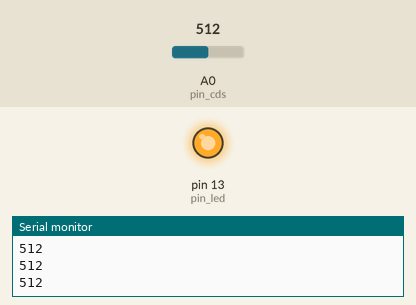
A sketch run on a simulated Arduino Uno, built with avr-gcc and run on an emulated ATmega328P. On the bench: output pins drawn as LEDs (lit = HIGH), the last lines printed to the serial monitor. The inputs (shaded band) are chosen by the test bench; at power-on: A0 (pin_cds) = 512.

Above: at 1.2 s.
1.3 s: A0 (pin_cds) set to 211
2.8 s: A0 (pin_cds) set to 189
At 4.0 s:
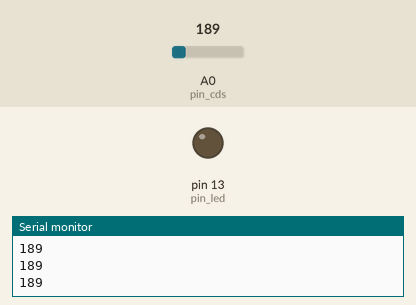
4.3 s: A0 (pin_cds) set to 210
At 5.0 s:
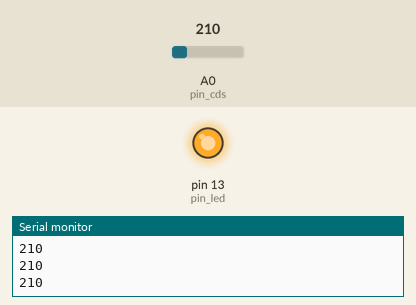
5.8 s: A0 (pin_cds) set to 190
At 6.3 s:
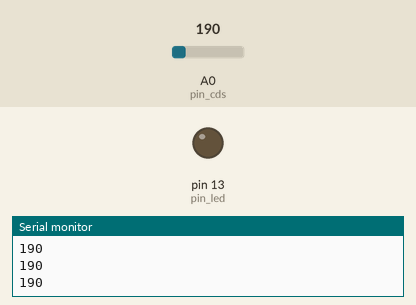
Timing chart, 0 to 8.3 s (numbered marks = the images above; inputs shaded):
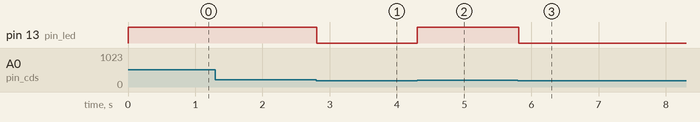

Measured:
- the behaviour switches between 200 and 199 on A0 (pin_cds) (found by bisection; images 0 and 1)
- after the input at 2.8 s, pin 13 (pin_led): HIGH → LOW at once
- after the input at 4.3 s, pin 13 (pin_led): LOW → HIGH at once
- after the input at 5.8 s, pin 13 (pin_led): HIGH → LOW at once

The sketch:

CdS__________+____LED.ino
```cpp
int pin_cds = A0;
int pin_led = 13;
int val = 0;

void setup() {
    Serial.begin(9600);
    pinMode(pin_led, OUTPUT);
    pinMode(pin_cds, INPUT);
}

void loop() {
    val = analogRead(pin_cds);
    Serial.println(val);

    if (val >= 200) {
        digitalWrite(pin_led, HIGH);
    } else {
        digitalWrite(pin_led, LOW);
    }
}
```
